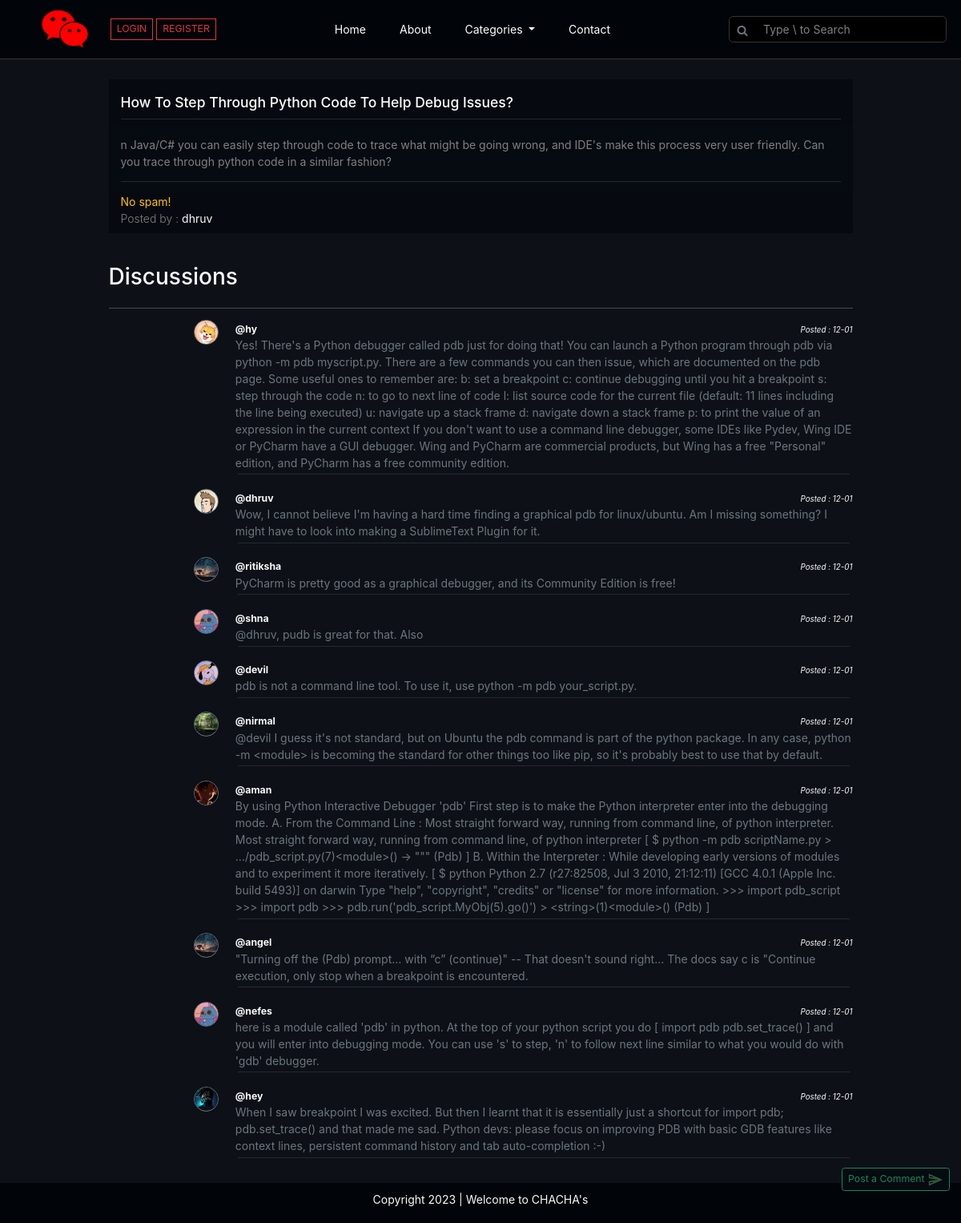
The app's page /thread.php?threadid=7 with its own data.
### tables this page shows
CREATE TABLE `threads` (
  `threads_id` int(255) NOT NULL,
  `threads_title` varchar(100) NOT NULL,
  `threads_desc` text NOT NULL,
  `threads_cat_id` int(255) NOT NULL,
  `threads_user_id` int(255) NOT NULL,
  `threads_reg_date` datetime DEFAULT current_timestamp()
);

CREATE TABLE `users` (
  `id` int(255) NOT NULL,
  `username` varchar(255) NOT NULL,
  `user_email` varchar(30) NOT NULL,
  `password` varchar(255) NOT NULL,
  `user_image` varchar(255) NOT NULL,
  `timestamp` datetime NOT NULL DEFAULT current_timestamp()
);

CREATE TABLE `comments` (
  `comment_id` int(255) NOT NULL,
  `comment_content` text NOT NULL,
  `thread_id` int(255) NOT NULL,
  `comment_by` int(255) NOT NULL,
  `comment_on_id` int(255) NOT NULL,
  `active` int(255) NOT NULL,
  `comment_date` datetime NOT NULL DEFAULT current_timestamp()
);

### thread.php (the view, shortened to what this page needs)
<!DOCTYPE html>
<html lang="en">
<head>
    <link rel="stylesheet" href="https://cdn.jsdelivr.net/npm/bootstrap@5.2.3/dist/css/bootstrap.min.css">
    <link rel="stylesheet" href="https://cdnjs.cloudflare.com/ajax/libs/font-awesome/6.0.0/css/all.min.css" />
    <link rel='stylesheet' href='https://cdnjs.cloudflare.com/ajax/libs/font-awesome/4.7.0/css/font-awesome.min.css'>
    <link rel="stylesheet" href="css_js/style.css">
</head>
<body>
    <div class="container-fluid p-0 thread-page" id="maincontainer">
        <?php include 'partials/_header.php'; ?>
        <?php
        $id = $_GET["threadid"];
        $sql = "select * from threads where threads_id=$id";
        $result = mysqli_query($con, $sql);
        while ($row = mysqli_fetch_assoc($result)) {
            $title = $row["threads_title"];
            $desc = $row["threads_desc"];
            $user_id = $row["threads_user_id"];
            $sql3 = "select * from users where id=$user_id";
            $result3 = mysqli_query($con, $sql3);
            $row3 = mysqli_fetch_assoc($result3);
        }
        ?>
        <div class="container my-4">
            <div class="row">
                <div class="col-md-10 mx-auto">
                    <div class="card my-1 rounded-0 thread-welcome">
                        <div class="card-header border-0">
                            <h5><span class="text-capitalize"><?php echo $title; ?></span></h5>
                            <hr>
                        </div>
                        <div class="card-body border-0">
                            <p><?php echo $desc; ?></p>
                            <hr>
                        </div>
                        <div class="card-footer border-0 pt-0">
                            <p class="m-0 text-warning">No spam!</p>
                            <span class="lead" style="font-size: 14px;">Posted by : <b class="text-light"><?= $row3["username"] ?></b></span>
                        </div>
                    </div>
                </div>
            </div>
        </div>
        <div class="position-fixed" style="bottom: 40px;right:14px;">
            <a href="#" class="fa-solid fa-up-long float-end" id="backtotop" onclick="document.body.scrollTop=0;document.documentElement.scrollTop=0;event.preventDefault()"></a><br>
            <button class="btn btn-sm btn-outline-success text-success" id="" type="button" style="background-color:#060a11;" data-bs-toggle="offcanvas" data-bs-target="#offcanvasBottom" aria-controls="offcanvasBottom">Post a Comment <img src="imgs/send-png-green.png" width="20px" alt=""></button>
        </div>
        <div class="container">
            <div class="row">
                <div class="col-md-10 mx-auto my-3">
                    <h2 class="text-light mb-4">Discussions</h2>
                    <hr class="text-light">
                    <?php
                    $id = $_GET["threadid"];
                    $sql = "select * from comments where thread_id=$id";
                    $result = mysqli_query($con, $sql);
                    $section = 0;
                    while ($row = mysqli_fetch_assoc($result)) {
                        $timestamp = strtotime($row["comment_date"]);
                        $date = date('d-m', $timestamp);
                        $content = $row["comment_content"];
                        $comment_by = $row["comment_by"];
                        $comment_id = $row["comment_id"];
                        $sql2 = "select * from users where id='$comment_by'";
                        $result2 = mysqli_query($con, $sql2);
                        $row2 = mysqli_fetch_assoc($result2);
                        $user_image = $row2["user_image"];
                        if ($section == $comment_id) {
                            echo ' <div class="row my-3" id="section' . $comment_id . '"  style="scroll-margin-top: 40vh;">
                                    <div class="col-2 d-flex justify-content-end align-items-start">
                                    <span class="rounded-5 border border-secondary overflow-hidden" style="width:31px;height:31px;">
                                    <img src="uploaded_img/' . $user_image . '" width="31px" alt="img">
                                    </span>
                                    </div>
                                    <div class="col-10 rounded-2" style="background-color:#010409;">
                                    <p class="m-0 text-light"><b><small>@' . $row2["username"] . '</small></b><i class="float-end"><small style="font-size:.7rem;">Posted : ' . $date . '</small></i></p>
                                    <p class="m-0 text-secondary">' . $content . '</p>
                                    <hr class="m-1 text-secondary">
                                    </div>
                                </div>';
                        } else {
                            echo ' <div class="row my-3">
                                    <div class="col-2 d-flex justify-content-end align-items-start">
                                    <span class="rounded-5 border border-secondary overflow-hidden" style="width:31px;height:31px;">
                                    <img src="uploaded_img/' . $user_image . '" width="31px" alt="img">
                                    </span>
                                    </div>
                                    <div class="col-10">
                                    <p class="m-0 text-light"><b><small>@' . $row2["username"] . '</small></b><i class="float-end"><small style="font-size:.7rem;">Posted : ' . $date . '</small></i></p>
                                    <p class="m-0 text-secondary">' . $content . '</p>
                                    <hr class="m-1 text-secondary">
                                    </div>
                                </div>';
                        }
                    }
                    ?>
                </div>
            </div>
        </div>
    </div>
    <?php include 'partials/_footer.php'; ?>
</body>
</html>

### css_js/style.css (style rules this page uses)
* { scroll-behavior: smooth; }
html,body { font-family: -apple-system, BlinkMacSystemFont, "Segoe UI", Roboto, Oxygen, Ubuntu, Cantarell, "Open Sans", "Helvetica Neue", sans-serif; font-size: 14px; height: 100vh; }
#maincontainer { background-color: #0d1117; min-height: calc(100vh - 50px); padding-bottom: 20px; }
::placeholder { color: grey !important; }
.thread-page .thread-welcome { background-color:#060a11 !important; }
.thread-page .thread-welcome h5 { color: white !important; margin: 10px 0px; }
.thread-page .thread-welcome hr { color: grey !important; margin: 0; padding: 0; }
.thread-page .thread-welcome .card-body, .thread-page .thread-welcome .card-footer { color: grey !important; }

### records on screen
threads: threads_title "How To Step Through Python Code To Help Debug Issues?", threads_desc "n Java/C# you can easily step through code to trace what might be going wrong, and IDE's make this process very user friendly. Can you trace through python code in a similar fashion?"
users: username "dhruv"
comments: users.user_image (picture), users.username "hy", comment_date "12-01", comment_content "Yes! There's a Python debugger called pdb just for doing that! You can launch a Python program through pdb via python -m pdb myscript.py. There are a few commands you can then issue, which are documented on the pdb page. Some useful ones to remember are: b: set a breakpoint c: continue debugging until you hit a breakpoint s: step through the code n: to go to next line of code l: list source code for the current file (default: 11 lines including the line being executed) u: navigate up a stack frame d: navigate down a stack frame p: to print the value of an expression in the current context If you don't want to use a command line debugger, some IDEs like Pydev, Wing IDE or PyCharm have a GUI…"
comments: users.user_image (picture), users.username "dhruv", comment_date "12-01", comment_content "Wow, I cannot believe I'm having a hard time finding a graphical pdb for linux/ubuntu. Am I missing something? I might have to look into making a SublimeText Plugin for it."
comments: users.user_image (picture), users.username "ritiksha", comment_date "12-01", comment_content "PyCharm is pretty good as a graphical debugger, and its Community Edition is free!"
comments: users.user_image (picture), users.username "shna", comment_date "12-01", comment_content "@dhruv, pudb is great for that. Also"
comments: users.user_image (picture), users.username "devil", comment_date "12-01", comment_content "pdb is not a command line tool. To use it, use python -m pdb your_script.py."
comments: users.user_image (picture), users.username "nirmal", comment_date "12-01", comment_content "@devil I guess it's not standard, but on Ubuntu the pdb command is part of the python package. In any case, python -m <module> is becoming the standard for other things too like pip, so it's probably best to use that by default."
comments: users.user_image (picture), users.username "aman", comment_date "12-01", comment_content "By using Python Interactive Debugger 'pdb' First step is to make the Python interpreter enter into the debugging mode. A. From the Command Line : Most straight forward way, running from command line, of python interpreter. Most straight forward way, running from command line, of python interpreter [ $ python -m pdb scriptName.py > .../pdb_script.py(7)<module>() -> \"\"\" (Pdb) ] B. Within the Interpreter : While developing early versions of modules and to experiment it more iteratively. [ $ python Python 2.7 (r27:82508, Jul 3 2010, 21:12:11) [GCC 4.0.1 (Apple Inc. build 5493)] on darwin Type \"help\", \"copyright\", \"credits\" or \"license\" for more information. >>> import pdb_script >>> import pdb…"
comments: users.user_image (picture), users.username "angel", comment_date "12-01", comment_content "\"Turning off the (Pdb) prompt… with “c” (continue)\" -- That doesn't sound right... The docs say c is \"Continue execution, only stop when a breakpoint is encountered."
comments: users.user_image (picture), users.username "nefes", comment_date "12-01", comment_content "here is a module called 'pdb' in python. At the top of your python script you do [ import pdb pdb.set_trace() ] and you will enter into debugging mode. You can use 's' to step, 'n' to follow next line similar to what you would do with 'gdb' debugger."
comments: users.user_image (picture), users.username "hey", comment_date "12-01", comment_content "When I saw breakpoint I was excited. But then I learnt that it is essentially just a shortcut for import pdb; pdb.set_trace() and that made me sad. Python devs: please focus on improving PDB with basic GDB features like context lines, persistent command history and tab auto-completion :-)"
